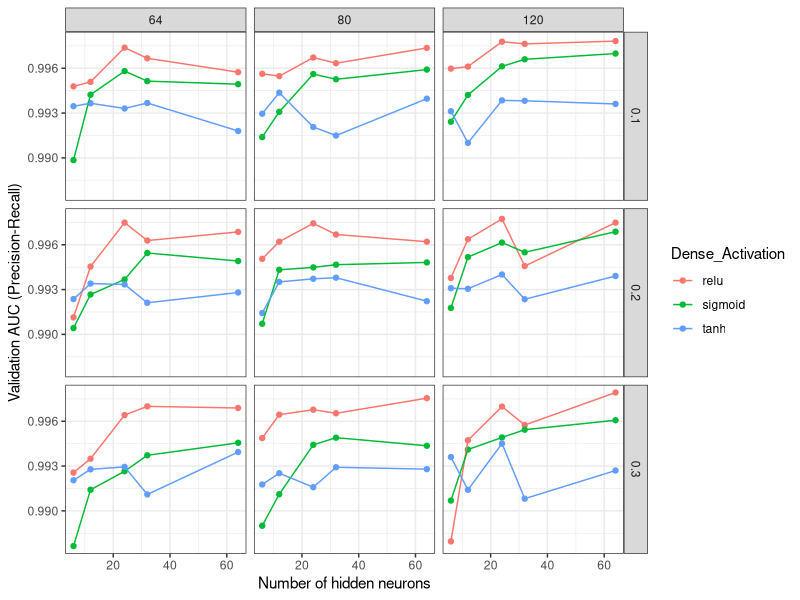
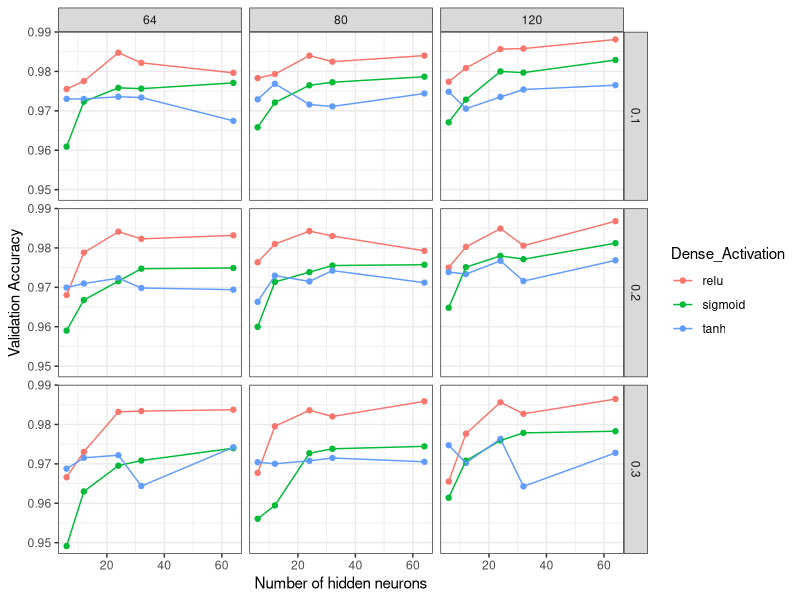

Reproduce these figures in R, in order.
## ---- chunk 1
knitr::opts_chunk$set(echo = TRUE)
## ---- chunk 2
library(ggplot2)
library(tidyverse)
library(ggpubr)
## ---- chunk 3
df <- read.csv("tune2.csv")
## ---- chunk 4
names(df)
## ---- chunk 5
str(df)
## ---- chunk 6
# Lets rename some of the variable names 

df1 <- df %>% rename(MaxPoolSize=poolsize)

## ---- chunk 7
unique(df1$kernel_size)
unique(df1$MaxPoolSize)
unique(df1$Dropout_1)
unique(df1$Activation_conv2D)
unique(df1$Filters)
unique(df1$Dropout_2)
unique(df1$Hidden_neurons)
unique(df1$Dense_Activation)
## ---- chunk 8
ggplot(data = df1) + 
  geom_point(aes(x=Hidden_neurons, y=val_auc_pr, col=Dense_Activation))+
  geom_line(aes(x=Hidden_neurons, y=val_auc_pr, col=Dense_Activation)) +
  facet_grid(Dropout_2~Filters) + 
  labs(x="Number of hidden neurons", y="Validation AUC (Precision-Recall)") + 
  theme_bw()
## ---- chunk 9
ggplot(data = df1) + 
  geom_point(aes(x=Hidden_neurons, y=val_acc, col=Dense_Activation))+
  geom_line(aes(x=Hidden_neurons, y=val_acc, col=Dense_Activation)) +
  facet_grid(Dropout_2~Filters) + 
  labs(x="Number of hidden neurons", y="Validation Accuracy") + 
  theme_bw()
## ---- chunk 10
df1 %>% arrange(desc(val_auc_pr))
